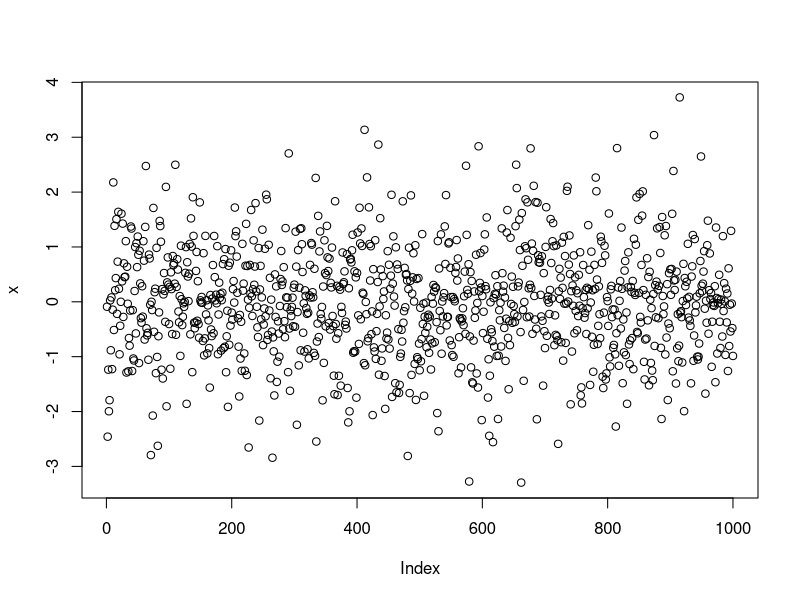

This figure's R source: (Note: this script raises an error after producing the figure.)
## ---- chunk 1
knitr::opts_chunk$set(echo = TRUE)
## ---- chunk 2
x <- rnorm(1000)
plot(x)

## ---- chunk 3
knitr::include_graphics("Figures/rmarkdown.jpg")
## ---- chunk 4
data(cars)
head(cars)

knitr::kable(x = head(cars),
     caption = "A knitr kable table", align = c("r","c"), 
     row.names = TRUE)
## ---- chunk 5
x1 <- rnorm(100)
x2 <- rnorm(100) + 2*x1
y <- x1 - 0.5*x2 +rnorm(100)
## ---- chunk 6
summary(lm(y ~ x2))
## ---- chunk 7
summary(lm(y ~ x1+x2))
